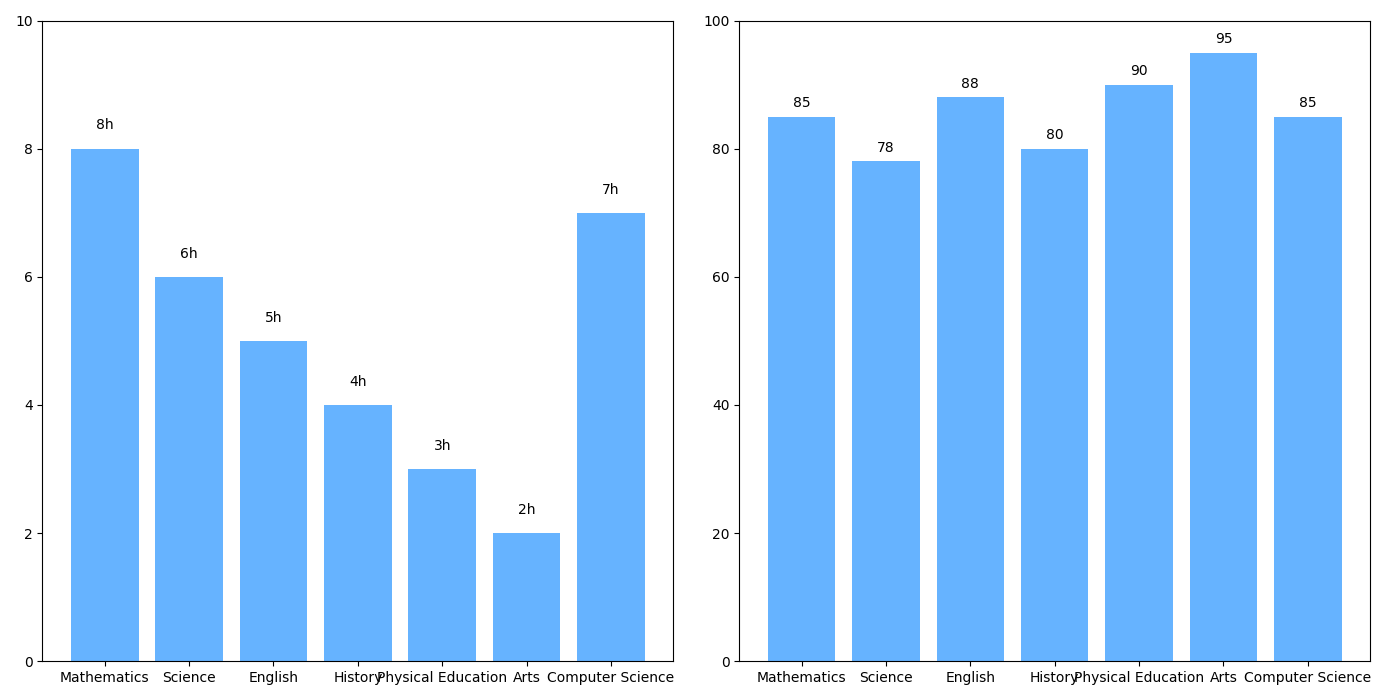

Recreate this plot in Python.
import matplotlib.pyplot as plt
import numpy as np

# Define the data
subjects = ['Mathematics', 'Science', 'English', 'History', 'Physical Education', 'Arts', 'Computer Science']
study_hours = [8, 6, 5, 4, 3, 2, 7]
average_grades = [85, 78, 88, 80, 90, 95, 85]

single_color = '#66B3FF'

fig, (ax1, ax2) = plt.subplots(1, 2, figsize=(14, 7))

ax1.bar(subjects, study_hours, color=single_color)
ax1.set_ylim(0, max(study_hours) + 2)

for idx, value in enumerate(study_hours):
    ax1.text(idx, value + 0.3, f'{value}h', ha='center', fontsize=10, color='black')

ax2.bar(subjects, average_grades, color=single_color)
ax2.set_ylim(0, 100)

for idx, value in enumerate(average_grades):
    ax2.text(idx, value + 1.5, f'{value}', ha='center', fontsize=10, color='black')

plt.tight_layout()
plt.show()
